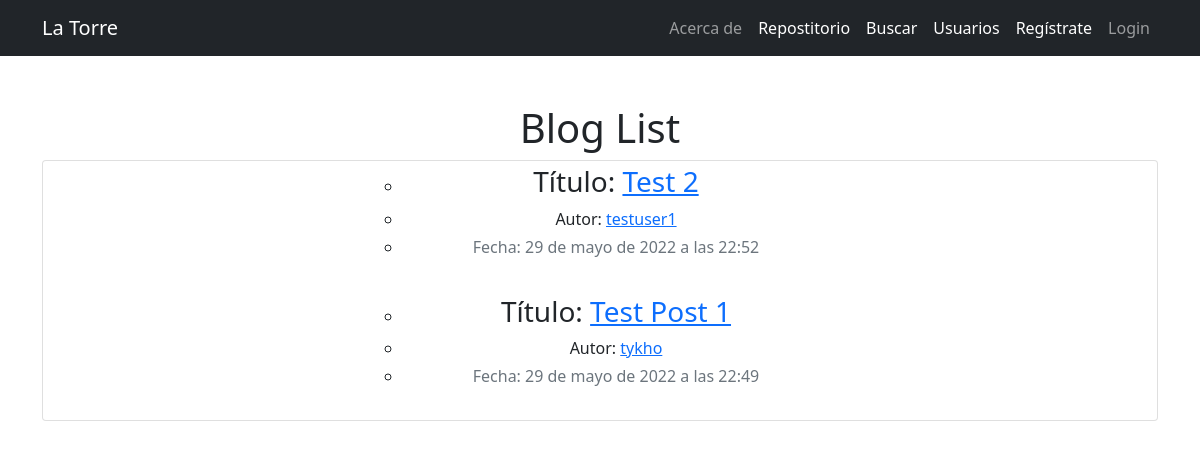
Page /blog/entradas/ on the earlier database version.
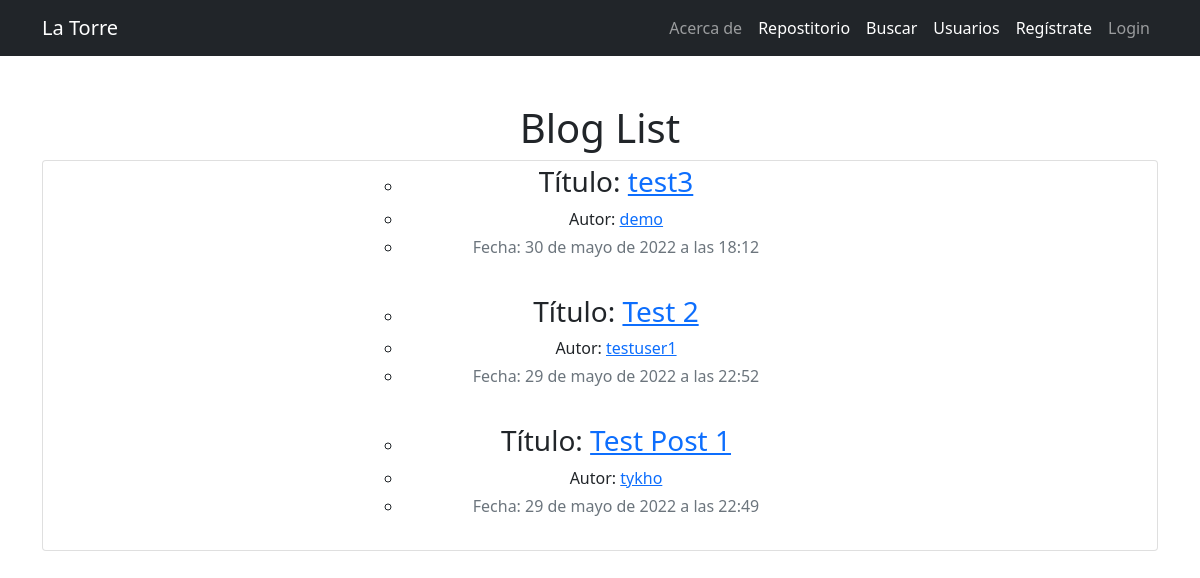
Same page on the later database version.
### blog/models.py (models this page shows, shortened)
class Post(models.Model):
    title = models.CharField(max_length=100)
    author = models.ForeignKey(User, on_delete=models.CASCADE)
    topic = models.CharField(max_length=200)
    foto_post = models.ImageField(default='default-post.jpg',
                                  upload_to='post-pics')
    date_posted = models.DateTimeField(default=timezone.now)
    content = models.TextField()

### blog/views.py (the view)
# urls.py: path('blog/entradas/', views.PostList.as_view(), name='Post-List'),
class PostList(ListView):
    model = Post
    template_name = 'blog/blog-list.html'
    ordering = ('-date_posted',)
    extra_context = {
        'title': "Listado de posts",
    }

### blog/templates/blog/blog-list.html
{% extends 'blog/base.html' %}
{% block content %}
        <h1>Blog List</h1>
        <ul class="card">
          {% for post in post_list %}
          <ul class="container col col-5 mb-3 mt-1">
            <li><h3>Título: <a href="{% url 'Post-Detail' post.id %}">{{ post.title }}</a></h3></li>
            <li><p class="mt-2 mb-1">Autor: <a href="{% url 'Userdetail' post.author.pk %}" target="_blank">{{ post.author }}</a></p></li>
            <li><p class="text-secondary mb-3">Fecha: {{ post.date_posted }}</p></li>
          </ul>
          {% endfor %}
        </ul>
{% endblock content %}

Differences in the rows shown:
added Post: title "test3", author "demo", date_posted "30 de mayo de 2022 a las 18:12"
